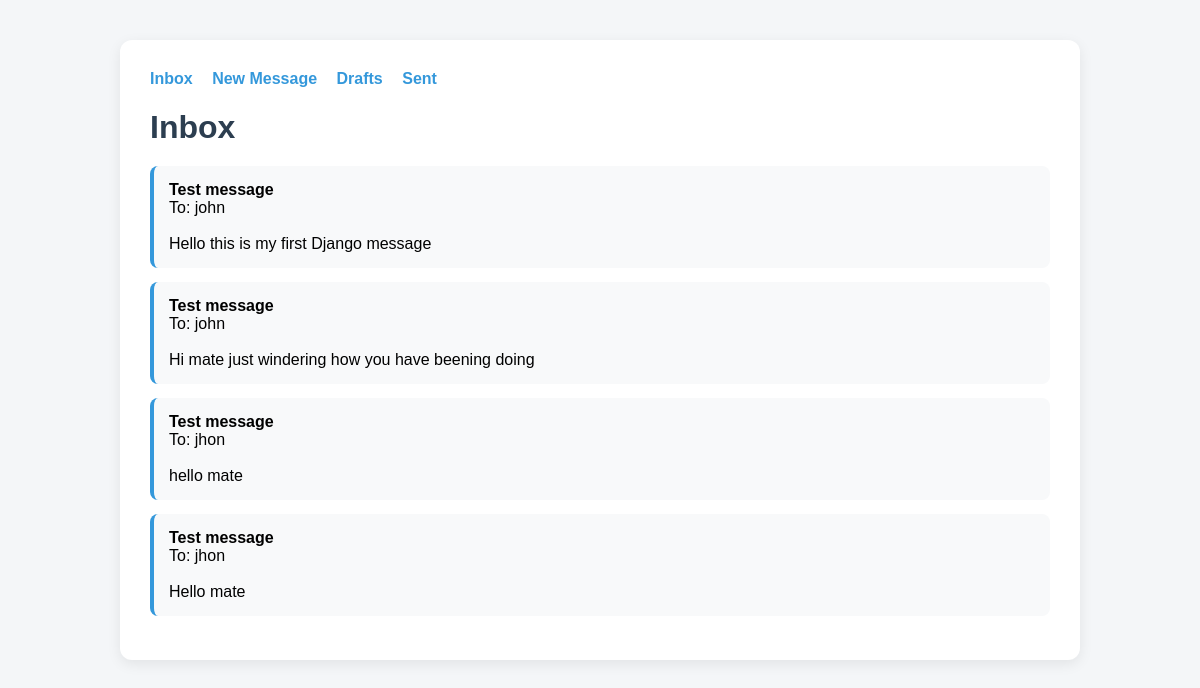
The page /messages/inbox/ on the database its author committed.
### messages_app/models.py (models this page shows, shortened)
class Message(models.Model):
    recipient = models.CharField(max_length=100)
    subject = models.CharField(max_length=200)
    body = models.TextField()
    is_draft = models.BooleanField(default=False)
    created_at = models.DateTimeField(auto_now_add=True)

### messages_app/views.py (the view)
# urls.py: path('inbox/', views.inbox, name='inbox'),
def inbox(request):
    messages = Message.objects.all()
    return render(request, 'messages_app/inbox.html', {'messages': messages})

### messages_app/templates/messages_app/inbox.html (shortened to what this page needs)
{% load static %}
<!DOCTYPE html>
<html>
<head>
    <link rel="stylesheet" href="{% static 'messages_app/style.css' %}">
</head>
<body>
<div class="container">
<a href="/messages/inbox/">Inbox</a>
<a href="/messages/new/">New Message</a>
<a href="/messages/drafts/">Drafts</a>
<a href="/messages/sent/">Sent</a>
<h1>Inbox</h1>
{% if messages %}
    {% for message in messages %}
        <div class="message">
            <strong>{{ message.subject }}</strong><br>
            To: {{ message.recipient }}<br><br>
            {{ message.body }}
        </div>
    {% endfor %}
{% else %}
    <p>No messages found.</p>
{% endif %}
</div>
</body>
</html>

### messages_app/static/messages_app/style.css (style rules this page uses)
body { font-family: Arial, sans-serif; background: #f4f6f8; margin: 0; padding: 0; }
.container { width: 75%; max-width: 900px; margin: 40px auto; background: white; padding: 30px; border-radius: 12px; box-shadow: 0 4px 14px rgba(0,0,0,0.08); }
h1 { color: #2c3e50; margin-bottom: 20px; }
a { text-decoration: none; color: #3498db; font-weight: bold; margin-right: 15px; }
.message { background: #f8f9fa; padding: 15px; border-left: 4px solid #3498db; border-radius: 8px; margin-bottom: 14px; }

### rows shown on the page
Message: subject "Test message", recipient "john", body "Hello this is my first Django message"
Message: subject "Test message", recipient "john", body "Hi mate just windering how you have beening doing"
Message: subject "Test message", recipient "jhon", body "hello mate"
Message: subject "Test message", recipient "jhon", body "Hello mate"
